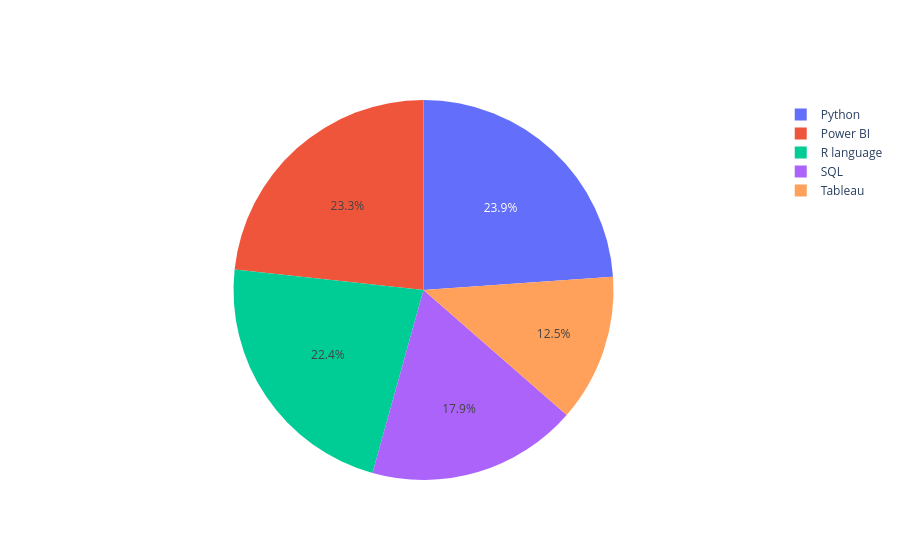

Notebook source saved alongside this figure:
### Markdown cell above
Pie chart

### Code cell
import plotly.graph_objects as go

language=['Python','R language','Tableau',"Power BI",'SQL'] 
marks=[80, 75, 42, 78, 60,68] 

fig=go.Figure(go.Pie(labels=language,values=marks))

fig.show()

### Figure 1 — Plotly figure (JSON) as saved in the notebook; plotly's stock layout.template omitted (floating-point values rounded to 4 significant figures)
{"data": [{"labels": ["Python", "R language", "Tableau", "Power BI", "SQL"], "type": "pie", "values": [80, 75, 42, 78, 60, 68]}], "layout": {}}
